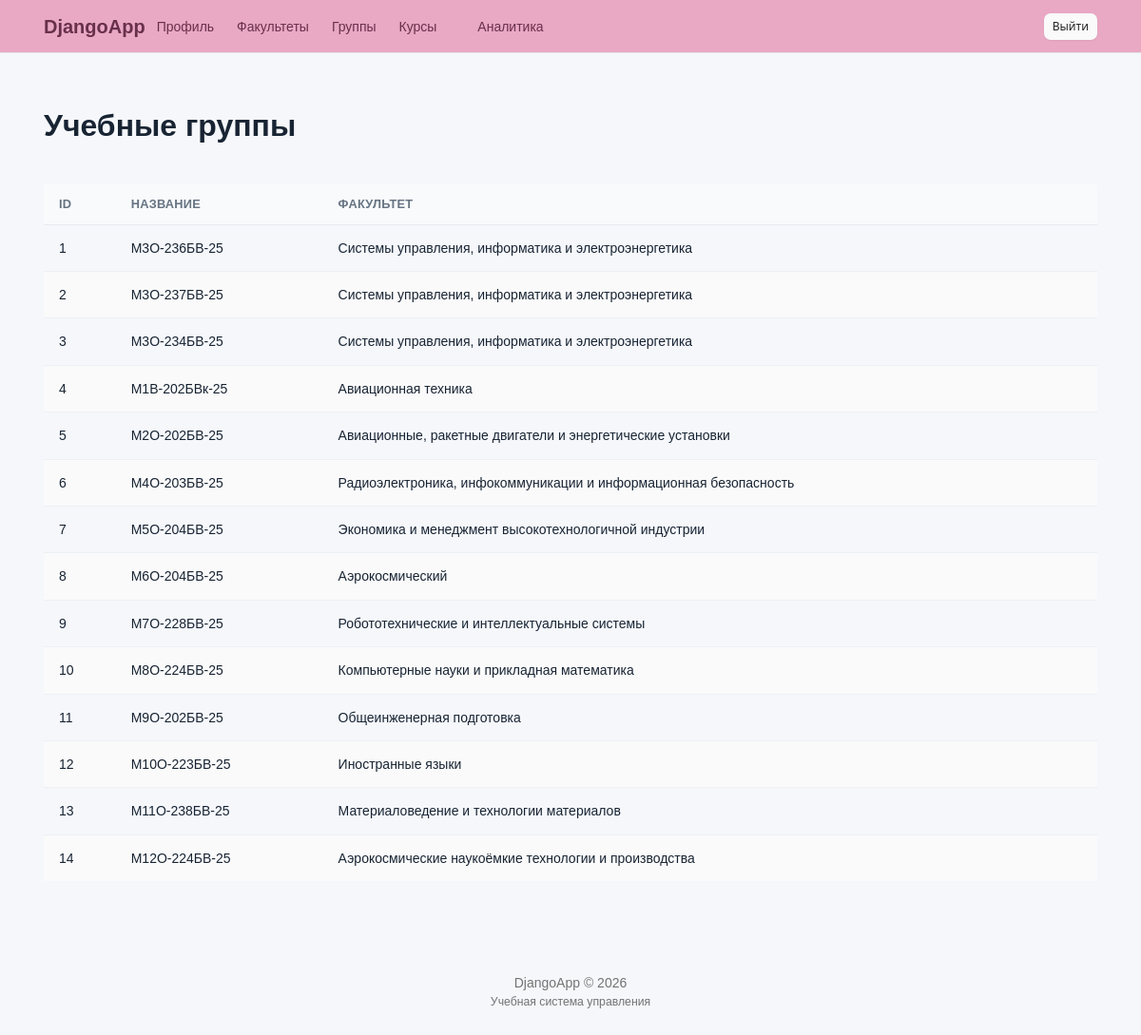
The page /groups/ (signed in) on the database its author committed.
### accounts/models.py (models this page shows, shortened)
class AcademicGroup(models.Model):
    name = models.CharField(max_length=50)
    department = models.ForeignKey(
        Department, on_delete=models.CASCADE, related_name='groups'
    )

class Department(models.Model):
    name = models.CharField(max_length=100)

### accounts/views.py (the view)
# urls.py: path('groups/', views.academic_group_list, name='academic_group_list'),
@login_required
def academic_group_list(request):
    groups = AcademicGroup.objects.select_related('department').all()
    return render(request, 'group_list.html', {
        'groups': groups,
        'is_methodist': is_methodist(request.user),
    })

### accounts/views.py (called while the page is built)
def is_methodist(user):
    return user.groups.filter(name='Методист').exists()

### templates/group_list.html (shortened to what this page needs)
{% extends 'base.html' %}
{% block content %}
<div class="d-flex justify-content-between mb-3">
    <h1>Учебные группы</h1>
</div>
<table class="table table-striped table-hover">
    <thead class="table-dark">
        <tr>
            <th>ID</th>
            <th>Название</th>
            <th>Факультет</th>
        </tr>
    </thead>
    <tbody>
        {% for g in groups %}
        <tr>
            <td>{{ g.id }}</td>
            <td>{{ g.name }}</td>
            <td>{{ g.department.name }}</td>
        </tr>
        {% empty %}
        <tr><td colspan="4" class="text-center">Групп пока нет</td></tr>
        {% endfor %}
    </tbody>
</table>
{% endblock %}

### static/css/style.css (style rules this page uses)
* { box-sizing: border-box; }
html { min-height: 100%; }
body { margin: 0; min-height: 100vh; background: #f5f7fb; color: #182433; font-family: Arial, Helvetica, sans-serif; line-height: 1.6; }
h1, h2, h3, h4, h5 { color: #182433; font-weight: 600; line-height: 1.3; }
h1 { margin-bottom: 24px; font-size: clamp(1.6rem, 3vw, 2rem); }
.table { margin-bottom: 0; vertical-align: middle; }
.table thead th { padding: 13px 16px; border-bottom: 1px solid #e6eaf0; background: #f8fafc; color: #667382; font-size: 0.8rem; font-weight: 600; letter-spacing: 0.02em; white-space: nowrap; }
.table tbody td { padding: 13px 16px; border-color: #edf0f4; }
.table tbody tr:last-child td { border-bottom: 0; }
:root { --tblr-primary: #e9a8c4; --tblr-primary-rgb: 233, 168, 196; --tblr-link-color: #b65f88; --tblr-link-hover-color: #93446a; }

### rows shown on the page
AcademicGroup: id "1", name "М3О-236БВ-25", department.name "Системы управления, информатика и электроэнергетика"
AcademicGroup: id "2", name "М3О-237БВ-25", department.name "Системы управления, информатика и электроэнергетика"
AcademicGroup: id "3", name "М3О-234БВ-25", department.name "Системы управления, информатика и электроэнергетика"
AcademicGroup: id "4", name "М1В-202БВк-25", department.name "Авиационная техника"
AcademicGroup: id "5", name "М2О-202БВ-25", department.name "Авиационные, ракетные двигатели и энергетические установки"
AcademicGroup: id "6", name "М4О-203БВ-25", department.name "Радиоэлектроника, инфокоммуникации и информационная безопасность"
AcademicGroup: id "7", name "М5О-204БВ-25", department.name "Экономика и менеджмент высокотехнологичной индустрии"
AcademicGroup: id "8", name "М6О-204БВ-25", department.name "Аэрокосмический"
AcademicGroup: id "9", name "М7О-228БВ-25", department.name "Робототехнические и интеллектуальные системы"
AcademicGroup: id "10", name "М8О-224БВ-25", department.name "Компьютерные науки и прикладная математика"
AcademicGroup: id "11", name "М9О-202БВ-25", department.name "Общеинженерная подготовка"
AcademicGroup: id "12", name "М10О-223БВ-25", department.name "Иностранные языки"
AcademicGroup: id "13", name "М11О-238БВ-25", department.name "Материаловедение и технологии материалов"
AcademicGroup: id "14", name "М12О-224БВ-25", department.name "Аэрокосмические наукоёмкие технологии и производства"
